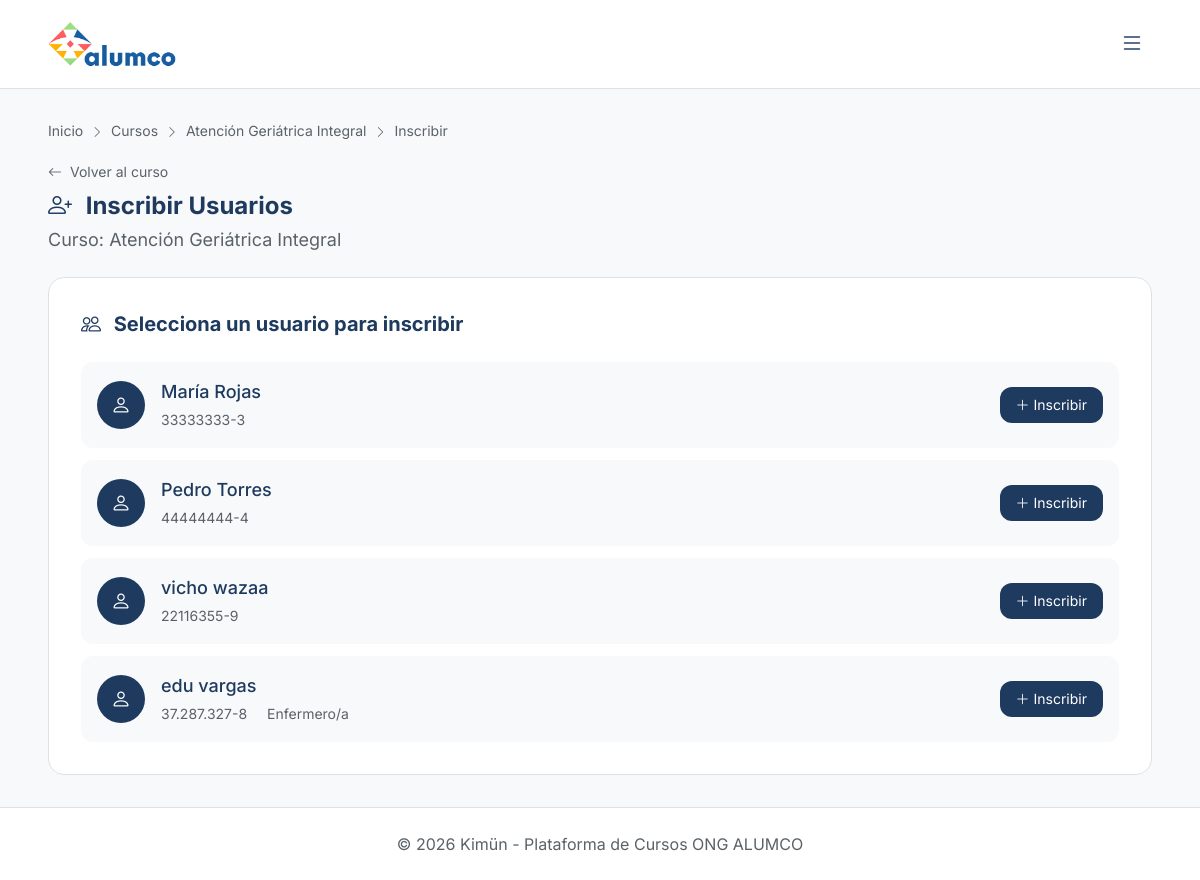
Screenshot of /cursos/10/inscribir/ (signed in) with the database file from the repository.
### cursos/models.py (models this page shows, shortened)
class Curso(models.Model):
    ESTADO_CHOICES = [
        ('borrador', 'Borrador'),
        ('publicado', 'Publicado'),
    ]
    titulo = models.CharField(max_length=200)
    descripcion = models.TextField()
    categoria = models.ForeignKey(
        Categoria,
        on_delete=models.SET_NULL,
        null=True,
        blank=True,
        related_name='cursos'
    )
    docente_creador = models.ForeignKey(
        settings.AUTH_USER_MODEL,
        on_delete=models.CASCADE,
        related_name='cursos_creados'
    )
    estado = models.CharField(max_length=20, choices=ESTADO_CHOICES, default='borrador')
    fecha_creacion = models.DateTimeField(auto_now_add=True)
    horas_exigidas = models.PositiveIntegerField(default=0, help_text='Horas totales exigidas para completar el curso')
    horas_por_semana = models.PositiveIntegerField(default=0, help_text='Horas de dedicación semanal esperada')
    exige_tiempo_minimo = models.BooleanField(default=False, help_text='Evita que el alumno complete el curso en menos tiempo del exigido')
    duracion_minutos = models.PositiveIntegerField(default=0, help_text='Duración estimada en minutos')
    class Meta:
        verbose_name = 'Curso'
        verbose_name_plural = 'Cursos'

### usuarios/models.py (models this page shows, shortened)
class Usuario(AbstractUser):
    ROL_CHOICES = [
        ('admin', 'Administrador'),
        ('docente', 'Docente'),
        ('colaborador', 'Colaborador'),
    ]
    rut = models.CharField(max_length=12, unique=True, verbose_name='RUT')
    rol = models.CharField(max_length=20, choices=ROL_CHOICES, default='colaborador')
    cargo = models.ForeignKey(
        AreaCargo,
        on_delete=models.SET_NULL,
        null=True,
        blank=True,
        related_name='usuarios'
    )
    fecha_ingreso = models.DateField(null=True, blank=True, verbose_name='Fecha de Ingreso')
    telefono = models.CharField(max_length=20, null=True, blank=True, verbose_name='Teléfono')
    especialidades_externas = models.TextField(
        null=True,
        blank=True,
        help_text='Especialidades, conocimientos o habilidades adquiridas fuera de Kimün.',
        verbose_name='Especialidades Externas'
    )
    limite_pacientes_personalizado = models.IntegerField(
        null=True,
        blank=True,
        help_text='Si se define, sobreescribe el límite del cargo del usuario.'
    )
    class Meta:
        verbose_name = 'Usuario'
        verbose_name_plural = 'Usuarios'

class AreaCargo(models.Model):
    nombre = models.CharField(max_length=100, unique=True)
    limite_pacientes = models.PositiveIntegerField(
        default=0,
        help_text='Límite máximo de pacientes asignables para este rol. 0 significa sin límite.'
    )
    class Meta:
        verbose_name = 'Área/Cargo'
        verbose_name_plural = 'Áreas/Cargos'

### usuarios/views.py (the view, shortened to what this page needs)
# urls.py: path('cursos/<int:curso_id>/inscribir/', views.inscribir_curso, name='inscribir_curso'),
@login_required
@admin_required
def inscribir_curso(request, curso_id):
    curso = get_object_or_404(Curso, pk=curso_id)
    usuarios_inscritos = InscripcionCurso.objects.filter(curso=curso).values_list('usuario_id', flat=True)
    usuarios_disponibles = Usuario.objects.exclude(id__in=usuarios_inscritos).filter(rol='colaborador')
    return render(request, 'usuarios/inscribir_curso.html', {
        'curso': curso,
        'usuarios': usuarios_disponibles
    })

### templates/usuarios/inscribir_curso.html (shortened to what this page needs)
{% extends 'base.html' %}
{% block breadcrumbs %}
<nav class="text-sm mb-4" style="color: var(--color-text-secondary);">
    <a href="{% url 'inicio' %}">Inicio</a>
    <i class="bi bi-chevron-right text-xs mx-1"></i>
    <a href="{% url 'cursos:curso_list' %}">Cursos</a>
    <i class="bi bi-chevron-right text-xs mx-1"></i>
    <a href="{% url 'cursos:curso_detail' pk=curso.id %}">{{ curso.titulo }}</a>
    <i class="bi bi-chevron-right text-xs mx-1"></i>
    <span>Inscribir</span>
</nav>
{% endblock %}
{% block content %}
<div class="mb-6">
    <a href="{% url 'cursos:curso_detail' pk=curso.id %}" class="text-sm mb-2 inline-block" style="color: var(--color-text-secondary);">
        <i class="bi bi-arrow-left me-1"></i> Volver al curso
    </a>
    <h1 class="text-2xl font-bold" style="color: var(--color-text);">
        <i class="bi bi-person-plus me-2" style="color: var(--color-primary);"></i>
        Inscribir Usuarios
    </h1>
    <p class="mt-1" style="color: var(--color-text-secondary);">
        Curso: {{ curso.titulo }}
    </p>
</div>
{% if usuarios %}
<div class="hybrid-card rounded-2xl p-8">
    <h2 class="text-xl font-bold mb-6" style="color: var(--color-text);">
        <i class="bi bi-people me-2" style="color: var(--color-primary);"></i>
        Selecciona un usuario para inscribir
    </h2>
    <div class="space-y-3">
        {% for usuario in usuarios %}
        <form method="post" class="flex items-center justify-between p-4 rounded-xl" style="background-color: var(--color-bg);">
            <div class="flex items-center gap-4">
                <div class="w-12 h-12 rounded-full flex items-center justify-center text-xl"
                     style="background-color: var(--color-primary); color: white;">
                    <i class="bi bi-person"></i>
                </div>
                <div>
                    <h4 class="font-medium" style="color: var(--color-text);">
                        {{ usuario.get_full_name|default:usuario.username }}
                    </h4>
                    <span class="text-sm" style="color: var(--color-text-secondary);">
                        {{ usuario.rut }}
                    </span>
                    {% if usuario.cargo %}
                    <span class="ml-2 text-sm px-2 py-0.5 rounded"
                          style="background-color: var(--color-bg); color: var(--color-text-secondary);">
                        {{ usuario.cargo.nombre }}
                    </span>
                    {% endif %}
                </div>
            </div>
            <button type="submit" class="btn-primary px-4 py-2 rounded-xl text-sm">
                <i class="bi bi-plus-lg me-1"></i>Inscribir
            </button>
        </form>
        {% endfor %}
    </div>
</div>
{% endif %}
{% endblock %}

### static/css/kimun.css (style rules this page uses)
:root { --space-xs: 0.25rem; --space-sm: 0.5rem; --space-md: 1rem; --space-lg: 1.5rem; --space-xl: 2rem; --space-2xl: 3rem; --space-3xl: 4rem; --radius-sm: 0.25rem; --radius-md: 0.75rem; --radius-lg: 1rem; --radius-xl: 1.5rem; --radius-asymmetric: 1rem 0.25rem 1rem 0.25rem; --shadow-sm: 0 1px 2px color-mix(in srgb, var(--color-text) 8%, transparent); --shadow-md: 0 4px 6px -1px color-mix(in srgb, var(--color-text) 12%, transparent); --shadow-lg: 0 10px 40px -10px color-mix(in srgb, var(--color-text) 18%, transparent); --transition-fast: 0.15s ease; --transition-normal: 0.2s ease; --transition-slow: 0.3s ease; }
.rounded-xl { border-radius: var(--radius-xl); }

### templates/base.html (style rules this page uses)
body { font-family: "Inter", sans-serif; font-size: 18px; }
[data-theme="light"] { --color-bg: #f8f9fa; --color-surface: #ffffff; --color-surface-raised: #f3f4f6; --color-primary: #1e3a5f; --color-primary-hover: #2d5a87; --color-accent: #f57c00; --color-text: #1e3a5f; --color-text-secondary: #5a6268; --color-border: #dee2e6; --color-card-hover: #f1f5f9; --color-success: #166534; --color-success-bg: rgba(22, 163, 74, 0.15); --color-info: #2563eb; --color-info-bg: rgba(37, 99, 235, 0.15); --color-warning: #92400e; --color-warning-bg: rgba(217, 119, 6, 0.15); --color-purple: #9333ea; --color-purple-bg: rgba(147, 51, 234, 0.15); --color-pink: #db2777; --color-pink-bg: rgba(219, 39, 119, 0.15); --gradient-start: #1e3a5f; --gradient-end: #3b82f6; }
body { background-color: var(--color-bg); color: var(--color-text); }
.hybrid-card { background-color: var(--color-surface); border: 1px solid var(--color-border); transition: all 0.3s ease; }
.btn-primary { background-color: var(--color-primary); color: white; transition: all 0.2s ease; }

### rows the page displays
Curso: titulo "Atención Geriátrica Integral"
Usuario: get_full_name "María Rojas", rut "33333333-3"
Usuario: get_full_name "Pedro Torres", rut "44444444-4"
Usuario: get_full_name "vicho wazaa", rut "22116355-9"
Usuario: get_full_name "edu vargas", rut "37.287.327-8", cargo.nombre "Enfermero/a"
